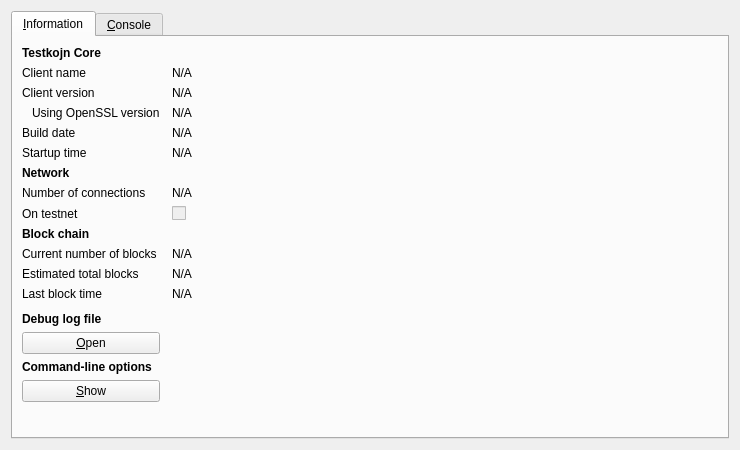
<?xml version="1.0" encoding="UTF-8"?>
<ui version="4.0">
 <class>RPCConsole</class>
 <widget class="QDialog" name="RPCConsole">
  <property name="geometry">
   <rect>
    <x>0</x>
    <y>0</y>
    <width>740</width>
    <height>450</height>
   </rect>
  </property>
  <property name="windowTitle">
   <string>Testkojn - Debug window</string>
  </property>
  <layout class="QVBoxLayout" name="verticalLayout_2">
   <item>
    <widget class="QTabWidget" name="tabWidget">
     <property name="currentIndex">
      <number>0</number>
     </property>
     <widget class="QWidget" name="tab_info">
      <attribute name="title">
       <string>&amp;Information</string>
      </attribute>
      <layout class="QGridLayout" name="gridLayout" columnstretch="0,1">
       <property name="horizontalSpacing">
        <number>12</number>
       </property>
       <item row="0" column="0">
        <widget class="QLabel" name="label_9">
         <property name="font">
          <font>
           <weight>75</weight>
           <bold>true</bold>
          </font>
         </property>
         <property name="text">
          <string>Testkojn Core</string>
         </property>
        </widget>
       </item>
       <item row="1" column="0">
        <widget class="QLabel" name="label_5">
         <property name="text">
          <string>Client name</string>
         </property>
        </widget>
       </item>
       <item row="1" column="1">
        <widget class="QLabel" name="clientName">
         <property name="cursor">
          <cursorShape>IBeamCursor</cursorShape>
         </property>
         <property name="text">
          <string>N/A</string>
         </property>
         <property name="textFormat">
          <enum>Qt::PlainText</enum>
         </property>
         <property name="textInteractionFlags">
          <set>Qt::LinksAccessibleByMouse|Qt::TextSelectableByKeyboard|Qt::TextSelectableByMouse</set>
         </property>
        </widget>
       </item>
       <item row="2" column="0">
        <widget class="QLabel" name="label_6">
         <property name="text">
          <string>Client version</string>
         </property>
        </widget>
       </item>
       <item row="2" column="1">
        <widget class="QLabel" name="clientVersion">
         <property name="cursor">
          <cursorShape>IBeamCursor</cursorShape>
         </property>
         <property name="text">
          <string>N/A</string>
         </property>
         <property name="textFormat">
          <enum>Qt::PlainText</enum>
         </property>
         <property name="textInteractionFlags">
          <set>Qt::LinksAccessibleByMouse|Qt::TextSelectableByKeyboard|Qt::TextSelectableByMouse</set>
         </property>
        </widget>
       </item>
       <item row="3" column="0">
        <widget class="QLabel" name="label_14">
         <property name="text">
          <string>Using OpenSSL version</string>
         </property>
         <property name="indent">
          <number>10</number>
         </property>
        </widget>
       </item>
       <item row="3" column="1">
        <widget class="QLabel" name="openSSLVersion">
         <property name="cursor">
          <cursorShape>IBeamCursor</cursorShape>
         </property>
         <property name="text">
          <string>N/A</string>
         </property>
         <property name="textFormat">
          <enum>Qt::PlainText</enum>
         </property>
         <property name="textInteractionFlags">
          <set>Qt::LinksAccessibleByMouse|Qt::TextSelectableByKeyboard|Qt::TextSelectableByMouse</set>
         </property>
        </widget>
       </item>
       <item row="4" column="0">
        <widget class="QLabel" name="label_12">
         <property name="text">
          <string>Build date</string>
         </property>
        </widget>
       </item>
       <item row="4" column="1">
        <widget class="QLabel" name="buildDate">
         <property name="cursor">
          <cursorShape>IBeamCursor</cursorShape>
         </property>
         <property name="text">
          <string>N/A</string>
         </property>
         <property name="textFormat">
          <enum>Qt::PlainText</enum>
         </property>
         <property name="textInteractionFlags">
          <set>Qt::LinksAccessibleByMouse|Qt::TextSelectableByKeyboard|Qt::TextSelectableByMouse</set>
         </property>
        </widget>
       </item>
       <item row="5" column="0">
        <widget class="QLabel" name="label_13">
         <property name="text">
          <string>Startup time</string>
         </property>
        </widget>
       </item>
       <item row="5" column="1">
        <widget class="QLabel" name="startupTime">
         <property name="cursor">
          <cursorShape>IBeamCursor</cursorShape>
         </property>
         <property name="text">
          <string>N/A</string>
         </property>
         <property name="textFormat">
          <enum>Qt::PlainText</enum>
         </property>
         <property name="textInteractionFlags">
          <set>Qt::LinksAccessibleByMouse|Qt::TextSelectableByKeyboard|Qt::TextSelectableByMouse</set>
         </property>
        </widget>
       </item>
       <item row="6" column="0">
        <widget class="QLabel" name="label_11">
         <property name="font">
          <font>
           <weight>75</weight>
           <bold>true</bold>
          </font>
         </property>
         <property name="text">
          <string>Network</string>
         </property>
        </widget>
       </item>
       <item row="7" column="0">
        <widget class="QLabel" name="label_7">
         <property name="text">
          <string>Number of connections</string>
         </property>
        </widget>
       </item>
       <item row="7" column="1">
        <widget class="QLabel" name="numberOfConnections">
         <property name="cursor">
          <cursorShape>IBeamCursor</cursorShape>
         </property>
         <property name="text">
          <string>N/A</string>
         </property>
         <property name="textFormat">
          <enum>Qt::PlainText</enum>
         </property>
         <property name="textInteractionFlags">
          <set>Qt::LinksAccessibleByMouse|Qt::TextSelectableByKeyboard|Qt::TextSelectableByMouse</set>
         </property>
        </widget>
       </item>
       <item row="8" column="0">
        <widget class="QLabel" name="label_8">
         <property name="text">
          <string>On testnet</string>
         </property>
        </widget>
       </item>
       <item row="8" column="1">
        <widget class="QCheckBox" name="isTestNet">
         <property name="enabled">
          <bool>false</bool>
         </property>
         <property name="text">
          <string/>
         </property>
        </widget>
       </item>
       <item row="9" column="0">
        <widget class="QLabel" name="label_10">
         <property name="font">
          <font>
           <weight>75</weight>
           <bold>true</bold>
          </font>
         </property>
         <property name="text">
          <string>Block chain</string>
         </property>
        </widget>
       </item>
       <item row="10" column="0">
        <widget class="QLabel" name="label_3">
         <property name="text">
          <string>Current number of blocks</string>
         </property>
        </widget>
       </item>
       <item row="10" column="1">
        <widget class="QLabel" name="numberOfBlocks">
         <property name="cursor">
          <cursorShape>IBeamCursor</cursorShape>
         </property>
         <property name="text">
          <string>N/A</string>
         </property>
         <property name="textFormat">
          <enum>Qt::PlainText</enum>
         </property>
         <property name="textInteractionFlags">
          <set>Qt::LinksAccessibleByMouse|Qt::TextSelectableByKeyboard|Qt::TextSelectableByMouse</set>
         </property>
        </widget>
       </item>
       <item row="11" column="0">
        <widget class="QLabel" name="label_4">
         <property name="text">
          <string>Estimated total blocks</string>
         </property>
        </widget>
       </item>
       <item row="11" column="1">
        <widget class="QLabel" name="totalBlocks">
         <property name="cursor">
          <cursorShape>IBeamCursor</cursorShape>
         </property>
         <property name="text">
          <string>N/A</string>
         </property>
         <property name="textFormat">
          <enum>Qt::PlainText</enum>
         </property>
         <property name="textInteractionFlags">
          <set>Qt::LinksAccessibleByMouse|Qt::TextSelectableByKeyboard|Qt::TextSelectableByMouse</set>
         </property>
        </widget>
       </item>
       <item row="12" column="0">
        <widget class="QLabel" name="label_2">
         <property name="text">
          <string>Last block time</string>
         </property>
        </widget>
       </item>
       <item row="12" column="1">
        <widget class="QLabel" name="lastBlockTime">
         <property name="cursor">
          <cursorShape>IBeamCursor</cursorShape>
         </property>
         <property name="text">
          <string>N/A</string>
         </property>
         <property name="textFormat">
          <enum>Qt::PlainText</enum>
         </property>
         <property name="textInteractionFlags">
          <set>Qt::LinksAccessibleByMouse|Qt::TextSelectableByKeyboard|Qt::TextSelectableByMouse</set>
         </property>
        </widget>
       </item>
       <item row="13" column="0">
        <spacer name="verticalSpacer_2">
         <property name="orientation">
          <enum>Qt::Vertical</enum>
         </property>
         <property name="sizeHint" stdset="0">
          <size>
           <width>20</width>
           <height>20</height>
          </size>
         </property>
        </spacer>
       </item>
       <item row="14" column="0">
        <widget class="QLabel" name="labelDebugLogfile">
         <property name="font">
          <font>
           <weight>75</weight>
           <bold>true</bold>
          </font>
         </property>
         <property name="text">
          <string>Debug log file</string>
         </property>
        </widget>
       </item>
       <item row="15" column="0">
        <widget class="QPushButton" name="openDebugLogfileButton">
         <property name="toolTip">
          <string>Open the Testkojn debug log file from the current data directory. This can take a few seconds for large log files.</string>
         </property>
         <property name="text">
          <string>&amp;Open</string>
         </property>
         <property name="autoDefault">
          <bool>false</bool>
         </property>
        </widget>
       </item>
       <item row="16" column="0">
        <widget class="QLabel" name="labelCLOptions">
         <property name="font">
          <font>
           <weight>75</weight>
           <bold>true</bold>
          </font>
         </property>
         <property name="text">
          <string>Command-line options</string>
         </property>
        </widget>
       </item>
       <item row="17" column="0">
        <widget class="QPushButton" name="showCLOptionsButton">
         <property name="toolTip">
          <string>Show the Testkojn-Qt help message to get a list with possible Testkojn command-line options.</string>
         </property>
         <property name="text">
          <string>&amp;Show</string>
         </property>
         <property name="autoDefault">
          <bool>false</bool>
         </property>
        </widget>
       </item>
       <item row="18" column="0">
        <spacer name="verticalSpacer">
         <property name="orientation">
          <enum>Qt::Vertical</enum>
         </property>
         <property name="sizeHint" stdset="0">
          <size>
           <width>20</width>
           <height>40</height>
          </size>
         </property>
        </spacer>
       </item>
      </layout>
     </widget>
     <widget class="QWidget" name="tab_console">
      <attribute name="title">
       <string>&amp;Console</string>
      </attribute>
      <layout class="QVBoxLayout" name="verticalLayout_3">
       <property name="spacing">
        <number>3</number>
       </property>
       <item>
        <widget class="QTextEdit" name="messagesWidget">
         <property name="minimumSize">
          <size>
           <width>0</width>
           <height>100</height>
          </size>
         </property>
         <property name="readOnly">
          <bool>true</bool>
         </property>
         <property name="tabKeyNavigation" stdset="0">
          <bool>false</bool>
         </property>
         <property name="columnCount" stdset="0">
          <number>2</number>
         </property>
        </widget>
       </item>
       <item>
        <layout class="QHBoxLayout" name="horizontalLayout">
         <property name="spacing">
          <number>3</number>
         </property>
         <item>
          <widget class="QLabel" name="label">
           <property name="text">
            <string notr="true">&gt;</string>
           </property>
          </widget>
         </item>
         <item>
          <widget class="QLineEdit" name="lineEdit"/>
         </item>
         <item>
          <widget class="QPushButton" name="clearButton">
           <property name="maximumSize">
            <size>
             <width>24</width>
             <height>24</height>
            </size>
           </property>
           <property name="toolTip">
            <string>Clear console</string>
           </property>
           <property name="text">
            <string/>
           </property>
           <property name="icon">
            <iconset resource="../testkojn.qrc">
             <normaloff>:/icons/remove</normaloff>:/icons/remove</iconset>
           </property>
           <property name="shortcut">
            <string notr="true">Ctrl+L</string>
           </property>
           <property name="autoDefault">
            <bool>false</bool>
           </property>
          </widget>
         </item>
        </layout>
       </item>
      </layout>
     </widget>
    </widget>
   </item>
  </layout>
 </widget>
 <resources>
  <include location="../testkojn.qrc"/>
 </resources>
 <connections/>
</ui>
